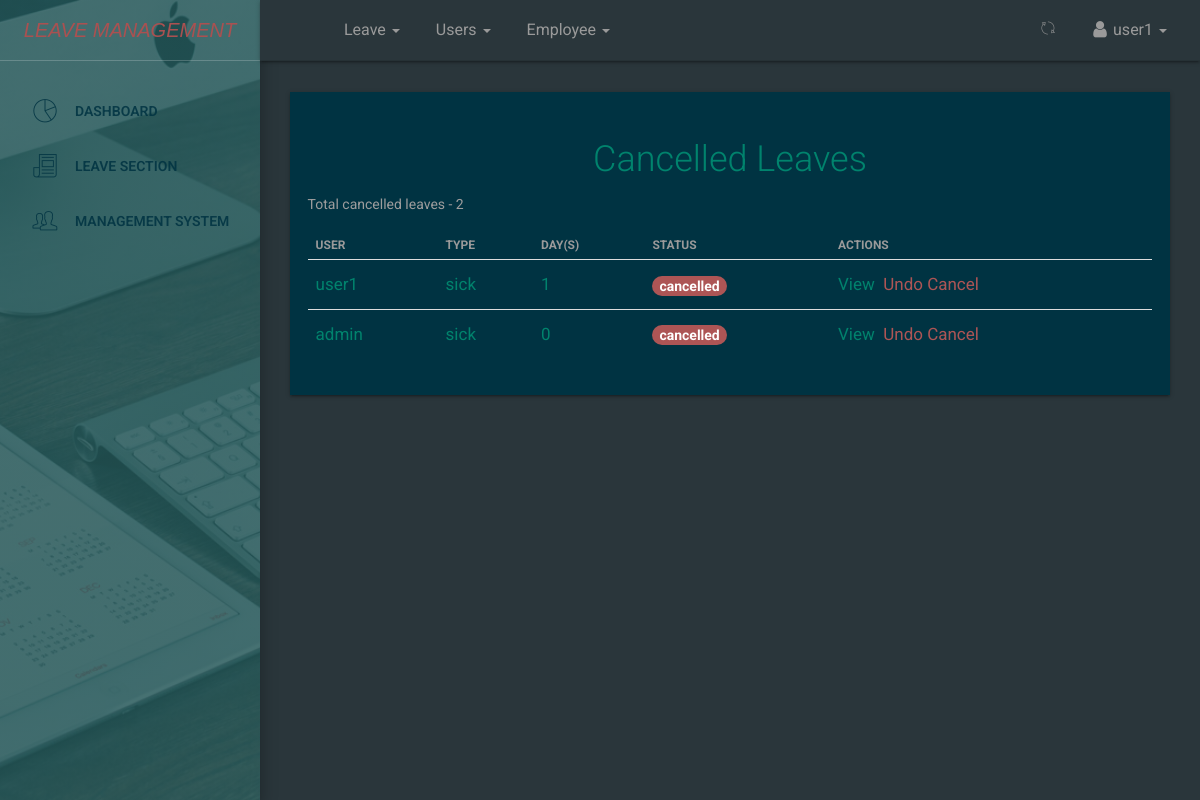
Page /dashboard/leaves/cancel/all/ (signed in) on the earlier database version.
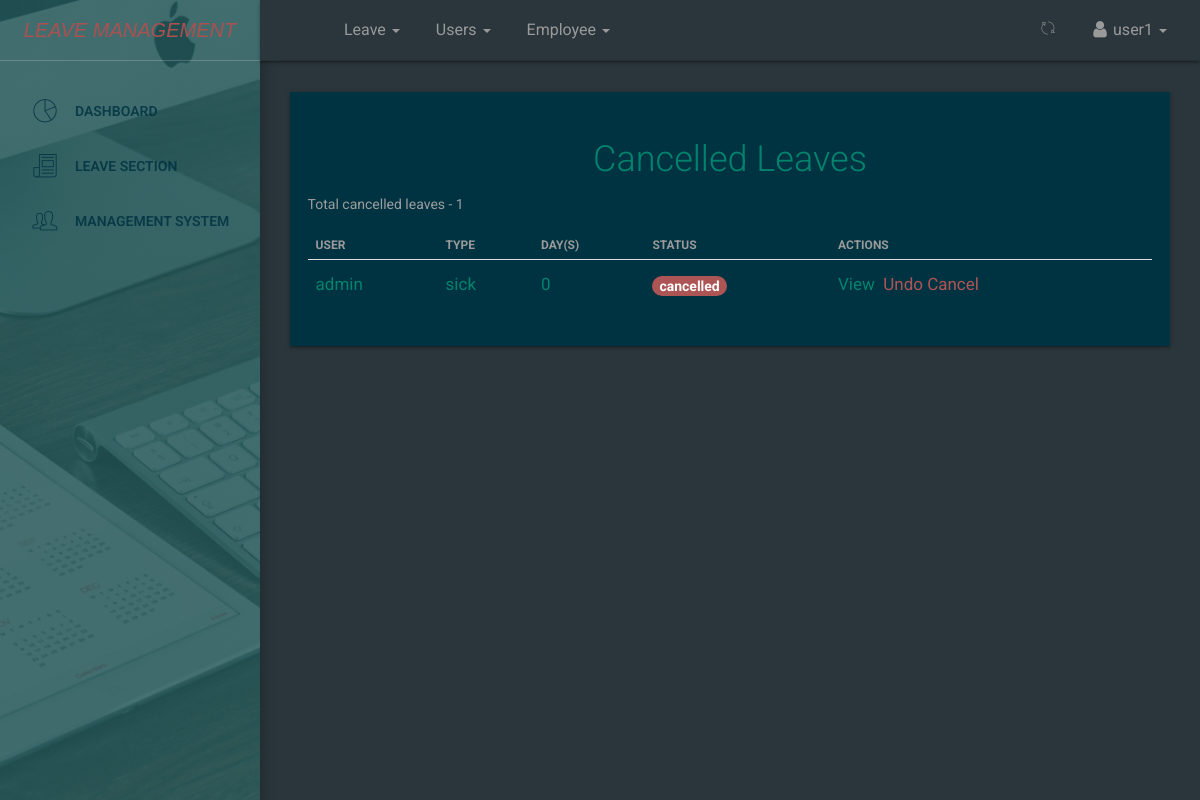
Same page on the later database version.
### leave/models.py (models this page shows, shortened)
class Leave(models.Model):
	user = models.ForeignKey(User,on_delete=models.CASCADE,default=1)
	startdate = models.DateField(verbose_name=_('Start Date'),help_text='leave start date is on ..',null=True,blank=False)
	enddate = models.DateField(verbose_name=_('End Date'),help_text='coming back on ...',null=True,blank=False)
	leavetype = models.CharField(choices=LEAVE_TYPE,max_length=25,default=SICK,null=True,blank=False)
	reason = models.CharField(verbose_name=_('Reason for Leave'),max_length=255,help_text='add additional information for leave',null=True,blank=True)
	defaultdays = models.PositiveIntegerField(verbose_name=_('Leave days per year counter'),default=DAYS,null=True,blank=True)
	status = models.CharField(max_length=12,default='pending') #pending,approved,rejected,cancelled
	is_approved = models.BooleanField(default=False) #hide
	updated = models.DateTimeField(auto_now=True, auto_now_add=False)
	created = models.DateTimeField(auto_now=False, auto_now_add=True)
	objects = LeaveManager()
	class Meta:
		verbose_name = _('Leave')
		verbose_name_plural = _('Leaves')
		ordering = ['-created'] #recent objects
	@property
	def leave_days(self):
		days_count = ''
		startdate = self.startdate
		enddate = self.enddate
		"""if startdate > enddate:
			return
		"""
		dates = (enddate - startdate)
		return dates.days

### dashboard/views.py (the view)
# urls.py: path('leaves/cancel/all/',views.cancel_leaves_list,name='canceleaveslist'),
@login_required(login_url='accounts:login')
def cancel_leaves_list(request):
	if not (request.user.is_superuser and request.user.is_authenticated):
		return redirect('/')
	leaves = Leave.objects.all_cancel_leaves()
	return render(request,'dashboard/leaves_cancel.html',{'leave_list_cancel':leaves,'title':'Cancel leave list'})

### leave/manager.py (called while the page is built)
	def all_cancel_leaves(self):
		return super().get_queryset().filter(status = 'cancelled').order_by('-created')

### templates/dashboard/leaves_cancel.html (shortened to what this page needs)
{% extends '_layout.html' %}
 {% block navheader %}
 	{% include 'includes/navheader_employee_app.html' %}
 {% endblock %}
 {% block content %}
        <section class="content">
            <section class="container-fluid">
            	   <section class="row">
                        <section class="col col-sm-8 offset-sm-2">
                        </section>
                    </section>
                	<div class="table-responsive table-shadow", style="background-color:#003342"">
                		<div class="text-center table-description">
                			<h2 class="fw-bold">Cancelled Leaves</h2>
                		</div>
                		<section class="total-leaves-count">
                			{% if leave_list_cancel %}
                			<p>Total cancelled leaves - <span>{{ leave_list_cancel.count }}</span></p>
                			{% endif %}
                		</section>
                		<table class="table">
							  <thead>
							    <tr>
							      <th scope="col"><b>User</b></th>
							      <th scope="col"><b>Type</b></th>
							      <th scope="col"><b>Day(s)</b></th>
							      <th scope="col"><b>Status</b></th>
							      <th scope="col"><b>Actions</b></th>
							    </tr>
							  </thead>
							  <tbody>
							  	{% for leave in leave_list_cancel %}
							    <tr>
							      <td>{{ leave.user }}</td>
							      <td>{{ leave.leavetype}}</td>
							      <td>{{ leave.leave_days }}</td>
								  <td><span class="badge badge-success" style="background-color:#ad5555; font-size: 14px;">{{ leave.status }}</span></td>
							      <td>
							      	<a href="{% url 'dashboard:userleaveview' leave.id %}" style="color: #00836d;;">
							      	    <span class='fw-bold'>View&nbsp;</span>
							      	</a>
							      	{% if not leave.is_approved %}
							      		<a href="{% url 'dashboard:userleaveuncancel' leave.id %}" style="color:#ad5555;">Undo Cancel</a>
							      	{% endif %}
							      </td>
							    </tr>
							    {% endfor %}
							  </tbody>
						</table>
					</div>
            </section>
        </section>
 {% endblock %}

Differences in the rows shown:
no longer on this page (row edited): Leave: user "user1", leavetype "sick", leave_days "1", status "cancelled", is_approved "Undo Cancel"
Other differences:
{{ leave_list_cancel.count }}: "2" → "1"
